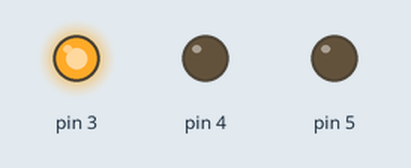
This sketch was run on a simulated Arduino Uno, built with avr-gcc and run on an emulated ATmega328P. Shown: output pins drawn as LEDs (lit = HIGH).

Above: at 0.1 s.
At 23.1 s:
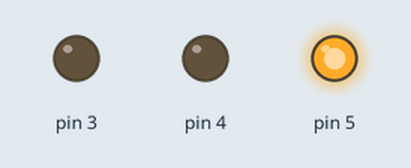
At 39.2 s:
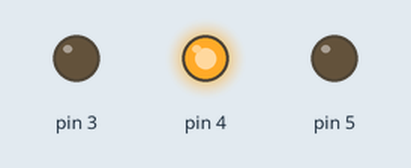
Timing chart, 0 to 40.0 s (numbered marks = the images above):
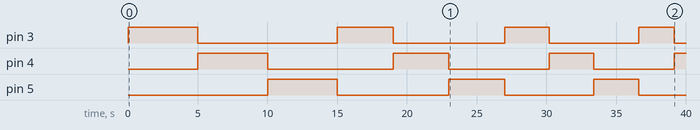

The sketch:

Exercicio05.ino
```cpp
int rd = 3;
int yw = 4;
int gn = 5;

void setup(){

  for(int i=3; i<=5; i++){

  pinMode(i, OUTPUT);

  }


}


void loop(){

  for(float i=5000; i>=5.0; i-=i*0.20){

	ledMix(1,0,0);
    delay(i);
	ledMix(0,1,0);
    delay(i);
	ledMix(0,0,1);
    delay(i);

  }

}

int ledMix(int a, int b, int c){

digitalWrite(3,a);
digitalWrite(4,b);
digitalWrite(5,c);
}
```

Measured:
- by itself, pin 3: LOW → HIGH at 0.00 s, → LOW 5.0 s later, → HIGH 10.0 s later, → LOW 4.0 s later, … (8 changes in this stretch)
- by itself, pin 4: goes HIGH 5.0 s, LOW 9.0 s, HIGH 4.0 s, LOW 7.2 s, HIGH 3.2 s, LOW 5.8 s, then HIGH
- by itself, pin 5: goes HIGH 5.0 s, LOW 8.0 s, HIGH 4.0 s, LOW 6.4 s, HIGH 3.2 s, then LOW
